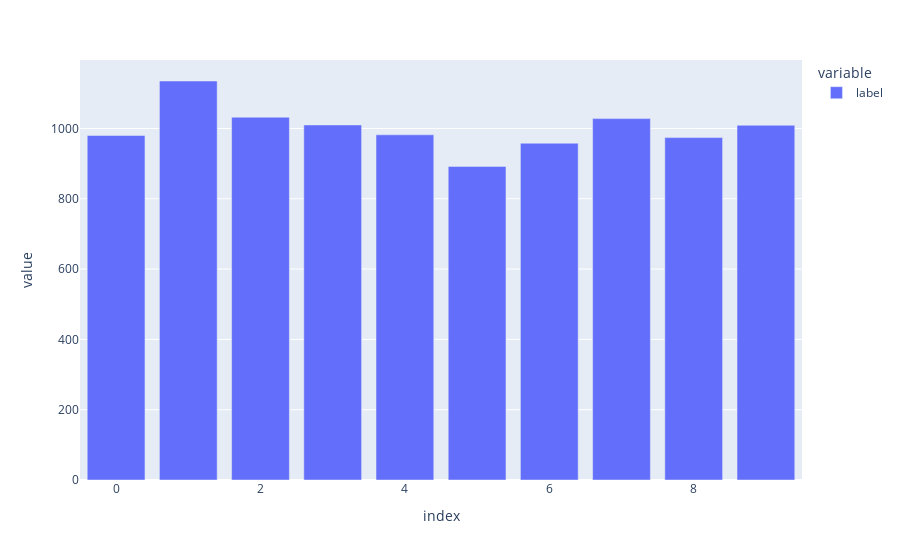

The cell this chart's notebook holds for it:
### Code cell
data['label'].value_counts().plot(kind='bar')

### Figure 1 — Plotly figure (JSON) as saved in the notebook; plotly's stock layout.template omitted (floating-point values rounded to 4 significant figures)
{"data": [{"alignmentgroup": "True", "hovertemplate": "variable=label<br>index=%{x}<br>value=%{y}<extra></extra>", "legendgroup": "label", "marker": {"color": "#636efa"}, "name": "label", "offsetgroup": "label", "orientation": "v", "showlegend": true, "textposition": "auto", "type": "bar", "x": [1, 2, 7, 3, 9, 4, 0, 8, 6, 5], "xaxis": "x", "y": [1135, 1032, 1028, 1010, 1009, 982, 980, 974, 958, 892], "yaxis": "y"}], "layout": {"barmode": "relative", "legend": {"title": {"text": "variable"}, "tracegroupgap": 0}, "margin": {"t": 60}, "xaxis": {"anchor": "y", "domain": [0, 1], "title": {"text": "index"}}, "yaxis": {"anchor": "x", "domain": [0, 1], "title": {"text": "value"}}}}
